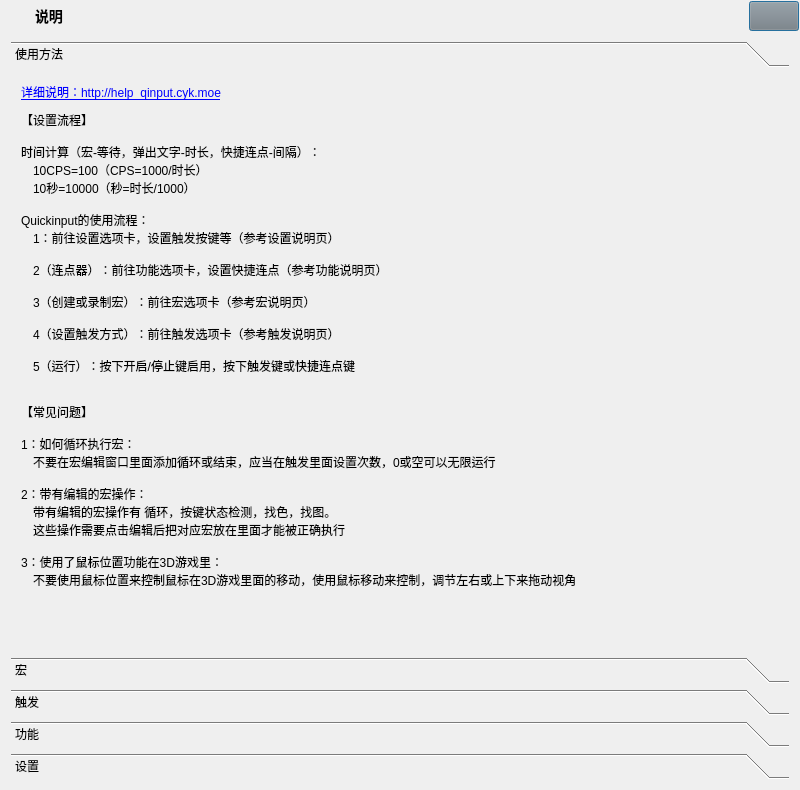
<?xml version="1.0" encoding="UTF-8"?>
<ui version="4.0">
 <class>MoreUiClass</class>
 <widget class="QDialog" name="MoreUiClass">
  <property name="geometry">
   <rect>
    <x>0</x>
    <y>0</y>
    <width>800</width>
    <height>790</height>
   </rect>
  </property>
  <property name="minimumSize">
   <size>
    <width>800</width>
    <height>500</height>
   </size>
  </property>
  <property name="maximumSize">
   <size>
    <width>1200</width>
    <height>790</height>
   </size>
  </property>
  <property name="windowTitle">
   <string>说明</string>
  </property>
  <property name="windowIcon">
   <iconset resource="../res/QuickInput.qrc">
    <normaloff>:/icon.png</normaloff>:/icon.png</iconset>
  </property>
  <layout class="QVBoxLayout" name="verticalLayout_4">
   <property name="spacing">
    <number>0</number>
   </property>
   <property name="leftMargin">
    <number>1</number>
   </property>
   <property name="topMargin">
    <number>1</number>
   </property>
   <property name="rightMargin">
    <number>1</number>
   </property>
   <property name="bottomMargin">
    <number>1</number>
   </property>
   <item>
    <widget class="QWidget" name="title_widget" native="true">
     <property name="minimumSize">
      <size>
       <width>0</width>
       <height>30</height>
      </size>
     </property>
     <property name="maximumSize">
      <size>
       <width>16777215</width>
       <height>30</height>
      </size>
     </property>
     <layout class="QHBoxLayout" name="horizontalLayout">
      <property name="spacing">
       <number>0</number>
      </property>
      <property name="leftMargin">
       <number>5</number>
      </property>
      <property name="topMargin">
       <number>0</number>
      </property>
      <property name="rightMargin">
       <number>0</number>
      </property>
      <property name="bottomMargin">
       <number>0</number>
      </property>
      <item>
       <widget class="QLabel" name="title_icon_label">
        <property name="sizePolicy">
         <sizepolicy hsizetype="Fixed" vsizetype="Fixed">
          <horstretch>0</horstretch>
          <verstretch>0</verstretch>
         </sizepolicy>
        </property>
        <property name="minimumSize">
         <size>
          <width>20</width>
          <height>20</height>
         </size>
        </property>
        <property name="mouseTracking">
         <bool>true</bool>
        </property>
        <property name="styleSheet">
         <string notr="true">background:none;border-image:url(:/icon.png);</string>
        </property>
        <property name="text">
         <string/>
        </property>
       </widget>
      </item>
      <item>
       <widget class="QLabel" name="title_label">
        <property name="sizePolicy">
         <sizepolicy hsizetype="Preferred" vsizetype="Fixed">
          <horstretch>0</horstretch>
          <verstretch>0</verstretch>
         </sizepolicy>
        </property>
        <property name="maximumSize">
         <size>
          <width>16777215</width>
          <height>20</height>
         </size>
        </property>
        <property name="font">
         <font>
          <family>Microsoft YaHei</family>
          <pointsize>-1</pointsize>
          <weight>63</weight>
          <bold>true</bold>
         </font>
        </property>
        <property name="mouseTracking">
         <bool>true</bool>
        </property>
        <property name="styleSheet">
         <string notr="true">font-family:&quot;Microsoft YaHei&quot;;font-size:14px;font-weight:500;margin-left:5px</string>
        </property>
        <property name="text">
         <string>说明</string>
        </property>
       </widget>
      </item>
      <item>
       <spacer name="title_spacer">
        <property name="orientation">
         <enum>Qt::Horizontal</enum>
        </property>
        <property name="sizeHint" stdset="0">
         <size>
          <width>0</width>
          <height>0</height>
         </size>
        </property>
       </spacer>
      </item>
      <item>
       <widget class="QPushButton" name="title_close_button">
        <property name="sizePolicy">
         <sizepolicy hsizetype="Fixed" vsizetype="Fixed">
          <horstretch>20</horstretch>
          <verstretch>20</verstretch>
         </sizepolicy>
        </property>
        <property name="minimumSize">
         <size>
          <width>50</width>
          <height>30</height>
         </size>
        </property>
        <property name="maximumSize">
         <size>
          <width>50</width>
          <height>30</height>
         </size>
        </property>
        <property name="focusPolicy">
         <enum>Qt::ClickFocus</enum>
        </property>
        <property name="toolTip">
         <string>关闭</string>
        </property>
        <property name="styleSheet">
         <string notr="true">QPushButton{background-color:rgba(128,128,128,0.1);image:url(:/close.png);font-size:12px}QPushButton:hover{background-color:rgba(255,0,0,0.3)}</string>
        </property>
        <property name="text">
         <string/>
        </property>
       </widget>
      </item>
     </layout>
    </widget>
   </item>
   <item>
    <widget class="QWidget" name="content_widget" native="true">
     <property name="styleSheet">
      <string notr="true"/>
     </property>
     <layout class="QVBoxLayout" name="verticalLayout">
      <property name="spacing">
       <number>0</number>
      </property>
      <property name="leftMargin">
       <number>10</number>
      </property>
      <property name="topMargin">
       <number>10</number>
      </property>
      <property name="rightMargin">
       <number>10</number>
      </property>
      <property name="bottomMargin">
       <number>10</number>
      </property>
      <item>
       <widget class="QToolBox" name="toolBox">
        <property name="styleSheet">
         <string notr="true">QToolBox QWidget,QScrollBar{background:transparent}</string>
        </property>
        <property name="currentIndex">
         <number>0</number>
        </property>
        <widget class="QWidget" name="toolBoxReadme0">
         <property name="geometry">
          <rect>
           <x>0</x>
           <y>0</y>
           <width>778</width>
           <height>603</height>
          </rect>
         </property>
         <attribute name="label">
          <string>使用方法</string>
         </attribute>
         <layout class="QVBoxLayout" name="verticalLayout_17">
          <property name="spacing">
           <number>10</number>
          </property>
          <property name="leftMargin">
           <number>10</number>
          </property>
          <property name="topMargin">
           <number>10</number>
          </property>
          <property name="rightMargin">
           <number>0</number>
          </property>
          <property name="bottomMargin">
           <number>0</number>
          </property>
          <item>
           <widget class="QLabel" name="label">
            <property name="text">
             <string>&lt;a href=&quot;http://help_qinput.cyk.moe&quot;&gt;详细说明：http://help_qinput.cyk.moe&lt;/a&gt;</string>
            </property>
            <property name="textFormat">
             <enum>Qt::RichText</enum>
            </property>
            <property name="openExternalLinks">
             <bool>true</bool>
            </property>
           </widget>
          </item>
          <item>
           <widget class="QLabel" name="label_18">
            <property name="sizePolicy">
             <sizepolicy hsizetype="Preferred" vsizetype="Preferred">
              <horstretch>0</horstretch>
              <verstretch>0</verstretch>
             </sizepolicy>
            </property>
            <property name="styleSheet">
             <string notr="true"/>
            </property>
            <property name="text">
             <string>【设置流程】

时间计算（宏-等待，弹出文字-时长，快捷连点-间隔）：
　10CPS=100（CPS=1000/时长）
　10秒=10000（秒=时长/1000）

Quickinput的使用流程：
　1：前往设置选项卡，设置触发按键等（参考设置说明页）

　2（连点器）：前往功能选项卡，设置快捷连点（参考功能说明页）

　3（创建或录制宏）：前往宏选项卡（参考宏说明页）

　4（设置触发方式）：前往触发选项卡（参考触发说明页）

　5（运行）：按下开启/停止键启用，按下触发键或快捷连点键


【常见问题】

1：如何循环执行宏：
　不要在宏编辑窗口里面添加循环或结束，应当在触发里面设置次数，0或空可以无限运行

2：带有编辑的宏操作：
　带有编辑的宏操作有 循环，按键状态检测，找色，找图。
　这些操作需要点击编辑后把对应宏放在里面才能被正确执行

3：使用了鼠标位置功能在3D游戏里：
　不要使用鼠标位置来控制鼠标在3D游戏里面的移动，使用鼠标移动来控制，调节左右或上下来拖动视角</string>
            </property>
           </widget>
          </item>
          <item>
           <spacer name="verticalSpacer_10">
            <property name="orientation">
             <enum>Qt::Vertical</enum>
            </property>
            <property name="sizeHint" stdset="0">
             <size>
              <width>20</width>
              <height>40</height>
             </size>
            </property>
           </spacer>
          </item>
         </layout>
        </widget>
        <widget class="QWidget" name="toolBoxReadme1">
         <property name="geometry">
          <rect>
           <x>0</x>
           <y>0</y>
           <width>472</width>
           <height>330</height>
          </rect>
         </property>
         <attribute name="label">
          <string>宏</string>
         </attribute>
         <layout class="QVBoxLayout" name="verticalLayout_5">
          <property name="spacing">
           <number>10</number>
          </property>
          <property name="leftMargin">
           <number>10</number>
          </property>
          <property name="topMargin">
           <number>10</number>
          </property>
          <property name="rightMargin">
           <number>0</number>
          </property>
          <property name="bottomMargin">
           <number>0</number>
          </property>
          <item>
           <widget class="QLabel" name="label_13">
            <property name="text">
             <string>宏的执行过程是从上往下（按键，光标，等待），从外往里（循环，颜色，图像）
创建宏：在宏选项卡点击添加，点击左侧添加的宏，右侧框可修改名称，修改后按回车保存
录制宏：点击录制后弹出录制工具栏，点击开始或快捷键后进行操作，完成后点击结束或快捷键
编辑宏：点击编辑来编辑宏，宏里面的各种操作说明在下面的宏操作类型中
运行宏：通过触发来运行对应的宏，触发说明在下面的触发选项卡中</string>
            </property>
           </widget>
          </item>
          <item>
           <widget class="QTabWidget" name="tabWidget">
            <property name="sizePolicy">
             <sizepolicy hsizetype="Expanding" vsizetype="Expanding">
              <horstretch>0</horstretch>
              <verstretch>0</verstretch>
             </sizepolicy>
            </property>
            <property name="styleSheet">
             <string notr="true">QTabBar::tab,QTabBar::tab::first,QTabBar::tab::last{width:58px;height:24px;padding:0px}</string>
            </property>
            <property name="currentIndex">
             <number>0</number>
            </property>
            <property name="usesScrollButtons">
             <bool>true</bool>
            </property>
            <property name="documentMode">
             <bool>true</bool>
            </property>
            <property name="tabsClosable">
             <bool>false</bool>
            </property>
            <property name="movable">
             <bool>false</bool>
            </property>
            <property name="tabBarAutoHide">
             <bool>false</bool>
            </property>
            <widget class="QWidget" name="tab_macro_base">
             <attribute name="title">
              <string>基本</string>
             </attribute>
             <layout class="QVBoxLayout" name="verticalLayout_7">
              <property name="spacing">
               <number>0</number>
              </property>
              <property name="leftMargin">
               <number>10</number>
              </property>
              <property name="topMargin">
               <number>10</number>
              </property>
              <property name="rightMargin">
               <number>0</number>
              </property>
              <property name="bottomMargin">
               <number>0</number>
              </property>
              <item>
               <widget class="QLabel" name="label_2">
                <property name="sizePolicy">
                 <sizepolicy hsizetype="Preferred" vsizetype="Fixed">
                  <horstretch>0</horstretch>
                  <verstretch>0</verstretch>
                 </sizepolicy>
                </property>
                <property name="styleSheet">
                 <string notr="true"/>
                </property>
                <property name="text">
                 <string>鼠标/键盘（控制键盘或鼠标的按下状态）：
　点击一次方框，按下所需按键，选择操作（点击，按下，松开）

鼠标位置/移动（控制光标位置）：
　位置：将光标设置到指定位置：
　　１：勾选位置后面第一个框
　　２：点击位置后面第二个框，屏幕变暗后点击对应位置
　移动：将光标移动指定距离：
　　1：勾选移动后面的框
　　2：在左右和上下分别输入移动量（以屏幕像素为单位）
　轨迹：勾选后会模拟鼠标的移动路径，右侧输入速度

等待（暂停一段时候）：
　固定时长：在左侧框输入需要的时长（1秒=1000）
　随机时长：在左侧框输入最小时长，在右侧框输入最大时长</string>
                </property>
               </widget>
              </item>
              <item>
               <spacer name="verticalSpacer_11">
                <property name="orientation">
                 <enum>Qt::Vertical</enum>
                </property>
                <property name="sizeHint" stdset="0">
                 <size>
                  <width>20</width>
                  <height>40</height>
                 </size>
                </property>
               </spacer>
              </item>
             </layout>
            </widget>
            <widget class="QWidget" name="tab_macro_loop">
             <attribute name="title">
              <string>循环</string>
             </attribute>
             <layout class="QVBoxLayout" name="verticalLayout_3">
              <property name="spacing">
               <number>0</number>
              </property>
              <property name="leftMargin">
               <number>10</number>
              </property>
              <property name="topMargin">
               <number>10</number>
              </property>
              <property name="rightMargin">
               <number>0</number>
              </property>
              <property name="bottomMargin">
               <number>0</number>
              </property>
              <item>
               <widget class="QLabel" name="label_3">
                <property name="sizePolicy">
                 <sizepolicy hsizetype="Preferred" vsizetype="Fixed">
                  <horstretch>0</horstretch>
                  <verstretch>0</verstretch>
                 </sizepolicy>
                </property>
                <property name="styleSheet">
                 <string notr="true"/>
                </property>
                <property name="text">
                 <string>循环（多次执行里面的操作）：
　固定次数：在左侧输入需要的次数（0=无限次数）
　随机次数：在左侧框输入最小次数，在右侧框输入最大次数
　添加后再点击编辑，编辑需要执行的宏

定时（多次执行里面的操作）：
　固定时间：在左侧输入需要的时间
　随机时间：在左侧框输入最小时间，在右侧框输入最大时间
　添加后再点击编辑，编辑需要执行的宏</string>
                </property>
               </widget>
              </item>
              <item>
               <spacer name="verticalSpacer_12">
                <property name="orientation">
                 <enum>Qt::Vertical</enum>
                </property>
                <property name="sizeHint" stdset="0">
                 <size>
                  <width>20</width>
                  <height>40</height>
                 </size>
                </property>
               </spacer>
              </item>
             </layout>
            </widget>
            <widget class="QWidget" name="tab_macro_state">
             <attribute name="title">
              <string>状态</string>
             </attribute>
             <layout class="QVBoxLayout" name="verticalLayout_8">
              <property name="spacing">
               <number>0</number>
              </property>
              <property name="leftMargin">
               <number>10</number>
              </property>
              <property name="topMargin">
               <number>10</number>
              </property>
              <property name="rightMargin">
               <number>0</number>
              </property>
              <property name="bottomMargin">
               <number>0</number>
              </property>
              <item>
               <widget class="QLabel" name="label_5">
                <property name="sizePolicy">
                 <sizepolicy hsizetype="Preferred" vsizetype="Fixed">
                  <horstretch>0</horstretch>
                  <verstretch>0</verstretch>
                 </sizepolicy>
                </property>
                <property name="text">
                 <string>鼠标/键盘 状态检测（检测键盘或鼠标的按下状态）：
　1：点击一次方框，按下所需按键，选择检测的状态（按下，松开）
　2：添加后再点击编辑，编辑需要执行的宏

记录鼠标位置，恢复鼠标位置：
　默认恢复到宏开始运行前的鼠标位置，如果添加了记录鼠标位置则为上一次记录的位置

结束循环（结束当前循环）：
　执行该操作后当前循环将结束，不会影响到外面的循环或整个宏

结束宏（结束运行）
　在任何位置执行该操作都会结束运行</string>
                </property>
               </widget>
              </item>
              <item>
               <spacer name="verticalSpacer_2">
                <property name="orientation">
                 <enum>Qt::Vertical</enum>
                </property>
                <property name="sizeHint" stdset="0">
                 <size>
                  <width>20</width>
                  <height>40</height>
                 </size>
                </property>
               </spacer>
              </item>
             </layout>
            </widget>
            <widget class="QWidget" name="tab_macro_color">
             <attribute name="title">
              <string>颜色</string>
             </attribute>
             <layout class="QVBoxLayout" name="verticalLayout_10">
              <property name="spacing">
               <number>0</number>
              </property>
              <property name="leftMargin">
               <number>10</number>
              </property>
              <property name="topMargin">
               <number>10</number>
              </property>
              <property name="rightMargin">
               <number>0</number>
              </property>
              <property name="bottomMargin">
               <number>0</number>
              </property>
              <item>
               <widget class="QLabel" name="label_9">
                <property name="sizePolicy">
                 <sizepolicy hsizetype="Preferred" vsizetype="Fixed">
                  <horstretch>0</horstretch>
                  <verstretch>0</verstretch>
                 </sizepolicy>
                </property>
                <property name="text">
                 <string>查找颜色（找到颜色后执行里面的操作）：
　1：根据需要勾选找到或未找到时执行
　2：找到并移动到：在找到颜色后将鼠标移动到对应位置
　3：点击范围最后的框，屏幕变暗后拖动框选需要查找的范围
　4：点击颜色最后的框，将鼠标移动到对应颜色的位置后点击，弹出颜色编辑框点击确定
　5：根据情况调节误差，误差越大越容易查找到颜色
　6：添加后再点击编辑，编辑需要执行的宏</string>
                </property>
               </widget>
              </item>
              <item>
               <spacer name="verticalSpacer_3">
                <property name="orientation">
                 <enum>Qt::Vertical</enum>
                </property>
                <property name="sizeHint" stdset="0">
                 <size>
                  <width>20</width>
                  <height>40</height>
                 </size>
                </property>
               </spacer>
              </item>
             </layout>
            </widget>
            <widget class="QWidget" name="tab_macro_image">
             <attribute name="title">
              <string>图像</string>
             </attribute>
             <layout class="QVBoxLayout" name="verticalLayout_11">
              <property name="spacing">
               <number>0</number>
              </property>
              <property name="leftMargin">
               <number>10</number>
              </property>
              <property name="topMargin">
               <number>10</number>
              </property>
              <property name="rightMargin">
               <number>0</number>
              </property>
              <property name="bottomMargin">
               <number>0</number>
              </property>
              <item>
               <widget class="QLabel" name="label_10">
                <property name="sizePolicy">
                 <sizepolicy hsizetype="Preferred" vsizetype="Fixed">
                  <horstretch>0</horstretch>
                  <verstretch>0</verstretch>
                 </sizepolicy>
                </property>
                <property name="text">
                 <string>查找图像（找到图像后执行里面的操作）：
　1：根据需要勾选找到或未找到时执行
　2：找到并移动到：在找到颜色后将鼠标移动到对应位置
　3：点击范围最后的框，屏幕变暗后拖动框选需要查找的范围
　4：点击截图后面的框，屏幕变暗后拖动框选截图
　5：根据情况调节相似，相似越小越容易查找到颜色
　6：添加后再点击编辑，编辑需要执行的宏</string>
                </property>
               </widget>
              </item>
              <item>
               <spacer name="verticalSpacer_4">
                <property name="orientation">
                 <enum>Qt::Vertical</enum>
                </property>
                <property name="sizeHint" stdset="0">
                 <size>
                  <width>20</width>
                  <height>312</height>
                 </size>
                </property>
               </spacer>
              </item>
             </layout>
            </widget>
            <widget class="QWidget" name="tab_macro_text">
             <attribute name="title">
              <string>文本</string>
             </attribute>
             <layout class="QVBoxLayout" name="verticalLayout_12">
              <property name="spacing">
               <number>0</number>
              </property>
              <property name="leftMargin">
               <number>10</number>
              </property>
              <property name="topMargin">
               <number>10</number>
              </property>
              <property name="rightMargin">
               <number>0</number>
              </property>
              <property name="bottomMargin">
               <number>0</number>
              </property>
              <item>
               <widget class="QLabel" name="label_11">
                <property name="sizePolicy">
                 <sizepolicy hsizetype="Preferred" vsizetype="Fixed">
                  <horstretch>0</horstretch>
                  <verstretch>0</verstretch>
                 </sizepolicy>
                </property>
                <property name="text">
                 <string>复制到剪贴板（可通过Ctrl V粘贴）：
　在框内输入需要的文字

弹出文字（在屏幕中弹出文字）：
　1：在文字后面的框内输入需要的文字
　2：输入文字显示时间（1秒=1000）</string>
                </property>
               </widget>
              </item>
              <item>
               <spacer name="verticalSpacer_5">
                <property name="orientation">
                 <enum>Qt::Vertical</enum>
                </property>
                <property name="sizeHint" stdset="0">
                 <size>
                  <width>20</width>
                  <height>320</height>
                 </size>
                </property>
               </spacer>
              </item>
             </layout>
            </widget>
            <widget class="QWidget" name="tab_macro_window">
             <attribute name="title">
              <string>窗口/提示</string>
             </attribute>
             <layout class="QVBoxLayout" name="verticalLayout_13">
              <property name="spacing">
               <number>0</number>
              </property>
              <property name="leftMargin">
               <number>10</number>
              </property>
              <property name="topMargin">
               <number>10</number>
              </property>
              <property name="rightMargin">
               <number>0</number>
              </property>
              <property name="bottomMargin">
               <number>0</number>
              </property>
              <item>
               <widget class="QLabel" name="label_14">
                <property name="sizePolicy">
                 <sizepolicy hsizetype="Preferred" vsizetype="Fixed">
                  <horstretch>0</horstretch>
                  <verstretch>0</verstretch>
                 </sizepolicy>
                </property>
                <property name="text">
                 <string>窗口模式（后台控制窗口）：
　1：启用窗口模式
　2：自动选择控件：自动定位到一些文本框，按钮
　3：点击窗口最右的框，切换到需要控制的窗口，按两次回车</string>
                </property>
               </widget>
              </item>
              <item>
               <spacer name="verticalSpacer_6">
                <property name="orientation">
                 <enum>Qt::Vertical</enum>
                </property>
                <property name="sizeHint" stdset="0">
                 <size>
                  <width>20</width>
                  <height>286</height>
                 </size>
                </property>
               </spacer>
              </item>
             </layout>
            </widget>
           </widget>
          </item>
          <item>
           <spacer name="verticalSpacer">
            <property name="orientation">
             <enum>Qt::Vertical</enum>
            </property>
            <property name="sizeHint" stdset="0">
             <size>
              <width>20</width>
              <height>40</height>
             </size>
            </property>
           </spacer>
          </item>
         </layout>
        </widget>
        <widget class="QWidget" name="toolBoxReadme2">
         <property name="geometry">
          <rect>
           <x>0</x>
           <y>0</y>
           <width>460</width>
           <height>267</height>
          </rect>
         </property>
         <attribute name="label">
          <string>触发</string>
         </attribute>
         <layout class="QVBoxLayout" name="verticalLayout_14">
          <property name="spacing">
           <number>10</number>
          </property>
          <property name="leftMargin">
           <number>10</number>
          </property>
          <property name="topMargin">
           <number>10</number>
          </property>
          <property name="rightMargin">
           <number>0</number>
          </property>
          <property name="bottomMargin">
           <number>0</number>
          </property>
          <item>
           <widget class="QLabel" name="label_15">
            <property name="text">
             <string>通过触发来设置宏的运行方式和条件

启用/禁用：
　点击列表的状态一列来启用或禁用宏

触发按键：
　点击一次方框，按下所需按键

触发模式：
　切换：点击一次按键运行，再点击一次停止
　按下：按住按键运行，松开按键停止
　松开：松开按键运行，按住按键停止

触发次数：
　切换模式：触发的宏将会无限运行
　按下/松开模式：触发的宏直到完成对应的次数时停止，当次数设置为0或空，宏将无限运行

屏蔽触发键：
　在Quickinput设置启用时，当前按键不会被系统识别，只会被Quickinput处理</string>
            </property>
           </widget>
          </item>
          <item>
           <spacer name="verticalSpacer_7">
            <property name="orientation">
             <enum>Qt::Vertical</enum>
            </property>
            <property name="sizeHint" stdset="0">
             <size>
              <width>20</width>
              <height>40</height>
             </size>
            </property>
           </spacer>
          </item>
         </layout>
        </widget>
        <widget class="QWidget" name="toolBoxReadme3">
         <property name="geometry">
          <rect>
           <x>0</x>
           <y>0</y>
           <width>335</width>
           <height>228</height>
          </rect>
         </property>
         <attribute name="label">
          <string>功能</string>
         </attribute>
         <layout class="QVBoxLayout" name="verticalLayout_19">
          <property name="spacing">
           <number>10</number>
          </property>
          <property name="leftMargin">
           <number>10</number>
          </property>
          <property name="topMargin">
           <number>10</number>
          </property>
          <property name="rightMargin">
           <number>0</number>
          </property>
          <property name="bottomMargin">
           <number>0</number>
          </property>
          <item>
           <widget class="QLabel" name="label_16">
            <property name="text">
             <string>勾选对应功能右侧的框来启用

快捷连点（设置一个按键的连点）：
　1：点击按键右侧方框，按下所需按键
　2：选择模式：
　　按下：按下当前按键开始连点
　　切换：点击当前按键开始连点，再点击当前按键暂停
　　间隔：每次点击的间隔（1秒=1000）

窗口控制状态（切换到对应窗口才能触发宏）：
　点击窗口最右的框，切换到需要控制的窗口，按两次回车
　当切换到设置的窗口才能触发宏（需要先启用Quickinput）

显示当前时间：
　点击按键右侧方框，按下所需按键
　当按下当前按键将会在屏幕中显示时间，无论Quickinput是否启用</string>
            </property>
           </widget>
          </item>
          <item>
           <spacer name="verticalSpacer_8">
            <property name="orientation">
             <enum>Qt::Vertical</enum>
            </property>
            <property name="sizeHint" stdset="0">
             <size>
              <width>20</width>
              <height>40</height>
             </size>
            </property>
           </spacer>
          </item>
         </layout>
        </widget>
        <widget class="QWidget" name="toolBoxReadme4">
         <property name="geometry">
          <rect>
           <x>0</x>
           <y>0</y>
           <width>274</width>
           <height>267</height>
          </rect>
         </property>
         <attribute name="label">
          <string>设置</string>
         </attribute>
         <layout class="QVBoxLayout" name="verticalLayout_21">
          <property name="spacing">
           <number>10</number>
          </property>
          <property name="leftMargin">
           <number>10</number>
          </property>
          <property name="topMargin">
           <number>10</number>
          </property>
          <property name="rightMargin">
           <number>0</number>
          </property>
          <property name="bottomMargin">
           <number>0</number>
          </property>
          <item>
           <widget class="QLabel" name="label_17">
            <property name="text">
             <string>主题：选择主题颜色

开启/停止健：控制Quickinput是否启用

录制快捷键：录制/录制窗口时使用

录制使用鼠标轨迹：录制的移动自动启用模拟移动轨迹

默认启用：运行Quickinput自动启用

显示触发状态提示：启用Quickinput会在屏幕弹出文字

启用音效：启用或禁用Quickinput时播放声音

默认隐藏：运行Quickinput时隐藏窗口

禁用窗口放大：不会受系统界面放大的影响

开机启动：通过任务计划启动</string>
            </property>
           </widget>
          </item>
          <item>
           <spacer name="verticalSpacer_9">
            <property name="orientation">
             <enum>Qt::Vertical</enum>
            </property>
            <property name="sizeHint" stdset="0">
             <size>
              <width>20</width>
              <height>40</height>
             </size>
            </property>
           </spacer>
          </item>
         </layout>
        </widget>
       </widget>
      </item>
     </layout>
    </widget>
   </item>
  </layout>
 </widget>
 <resources>
  <include location="../res/QuickInput.qrc"/>
 </resources>
 <connections/>
</ui>
